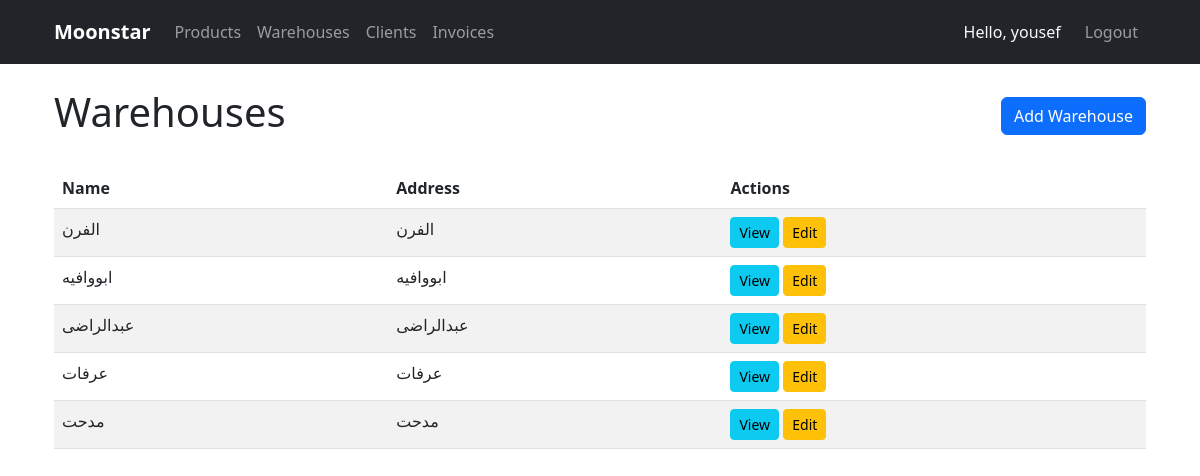
/manager/warehouses/ (signed in), run on the app's committed database.
### manager/models.py (models this page shows, shortened)
class Warehouse(models.Model):
    name = models.CharField(max_length=255)
    address = models.TextField()
    created_at = models.DateTimeField(auto_now_add=True)
    updated_at = models.DateTimeField(auto_now=True)

### manager/views.py (the view)
# urls.py: path('warehouses/', WarehouseListView.as_view(), name='warehouse_list'),
class WarehouseListView(LoginRequiredMixin, ListView):
    model = Warehouse
    template_name = 'manager/warehouses/list.html'
    context_object_name = 'warehouses'

### templates/manager/warehouses/list.html
{% extends 'base.html' %}
{% block content %}
<div class="d-flex justify-content-between align-items-center mb-4">
    <h1>Warehouses</h1>
    <a href="{% url 'warehouse_create' %}" class="btn btn-primary">Add Warehouse</a>
</div>
<div class="table-responsive">
    <table class="table table-striped">
        <thead>
            <tr>
                <th>Name</th>
                <th>Address</th>
                <th>Actions</th>
            </tr>
        </thead>
        <tbody>
            {% for warehouse in warehouses %}
            <tr>
                <td>{{ warehouse.name }}</td>
                <td>{{ warehouse.address|truncatechars:50 }}</td>
                <td>
                    <a href="{% url 'warehouse_detail' warehouse.id %}" class="btn btn-sm btn-info">View</a>
                    <a href="{% url 'warehouse_update' warehouse.id %}" class="btn btn-sm btn-warning">Edit</a>
                </td>
            </tr>
            {% empty %}
            <tr>
                <td colspan="3" class="text-center">No warehouses found</td>
            </tr>
            {% endfor %}
        </tbody>
    </table>
</div>
{% endblock %}

### templates/base.html (shortened to what this page needs)
<!DOCTYPE html>
<html lang="en">
<head>
    <link href="https://cdn.jsdelivr.net/npm/bootstrap@5.3.0/dist/css/bootstrap.min.css" rel="stylesheet">
    <link rel="stylesheet" href="https://cdn.jsdelivr.net/npm/bootstrap-icons@1.8.0/font/bootstrap-icons.css">
</head>
<body>
    <nav class="navbar navbar-expand-lg navbar-dark bg-dark">
        <div class="container">
            <a class="navbar-brand" href="/">Moonstar</a>
            <div class="collapse navbar-collapse" id="navbarNav">
                <div class="navbar-nav me-auto">
                    <a class="nav-link {% if request.path == '/products/list/' %}active{% endif %}" href="{% url 'product_list' %}">
                        Products
                    </a>
                    <a class="nav-link {% if request.path == '/warehouses/' %}active{% endif %}" href="{% url 'warehouse_list' %}">
                        Warehouses
                    </a>
                    <a class="nav-link {% if request.path == '/clients/' %}active{% endif %}" href="{% url 'client_list' %}">
                        Clients
                    </a>
                    <a class="nav-link {% if request.path == '/invoices/' %}active{% endif %}" href="{% url 'invoice_list' %}">
                        Invoices
                    </a>
                </div>
                <div class="navbar-nav">
                    {% if user.is_authenticated %}
                        <span class="navbar-text text-light me-3">
                            Hello, {{ user.username }}
                        </span>
                        <a class="nav-link" href="{% url 'logout' %}">Logout</a>
                    {% else %}
                        <a class="nav-link" href="{% url 'login' %}">Login</a>
                    {% endif %}
                </div>
            </div>
        </div>
    </nav>
    <div class="container mt-3 mt-md-4">
        {% block content %}{% endblock %}
    </div>
</body>
</html>

### templates/base.html (style rules this page uses)
:root { --mobile-breakpoint: 768px; }
.navbar { padding: 0.75rem 1rem; }
.navbar-brand { font-weight: 600; font-size: 1.25rem; }
.nav-link { padding: 0.5rem 1rem; }
.container { padding-left: 1rem; padding-right: 1rem; }
@media (min-width: 768px) { .container { max-width: 1140px; padding-left: 1.5rem; padding-right: 1.5rem; } }

### data on the page
Warehouse: name "الفرن", address "الفرن"
Warehouse: name "ابووافيه", address "ابووافيه"
Warehouse: name "عبدالراضى", address "عبدالراضى"
Warehouse: name "عرفات", address "عرفات"
Warehouse: name "مدحت", address "مدحت"

### other printed values
{{ user.username }} "yousef"
